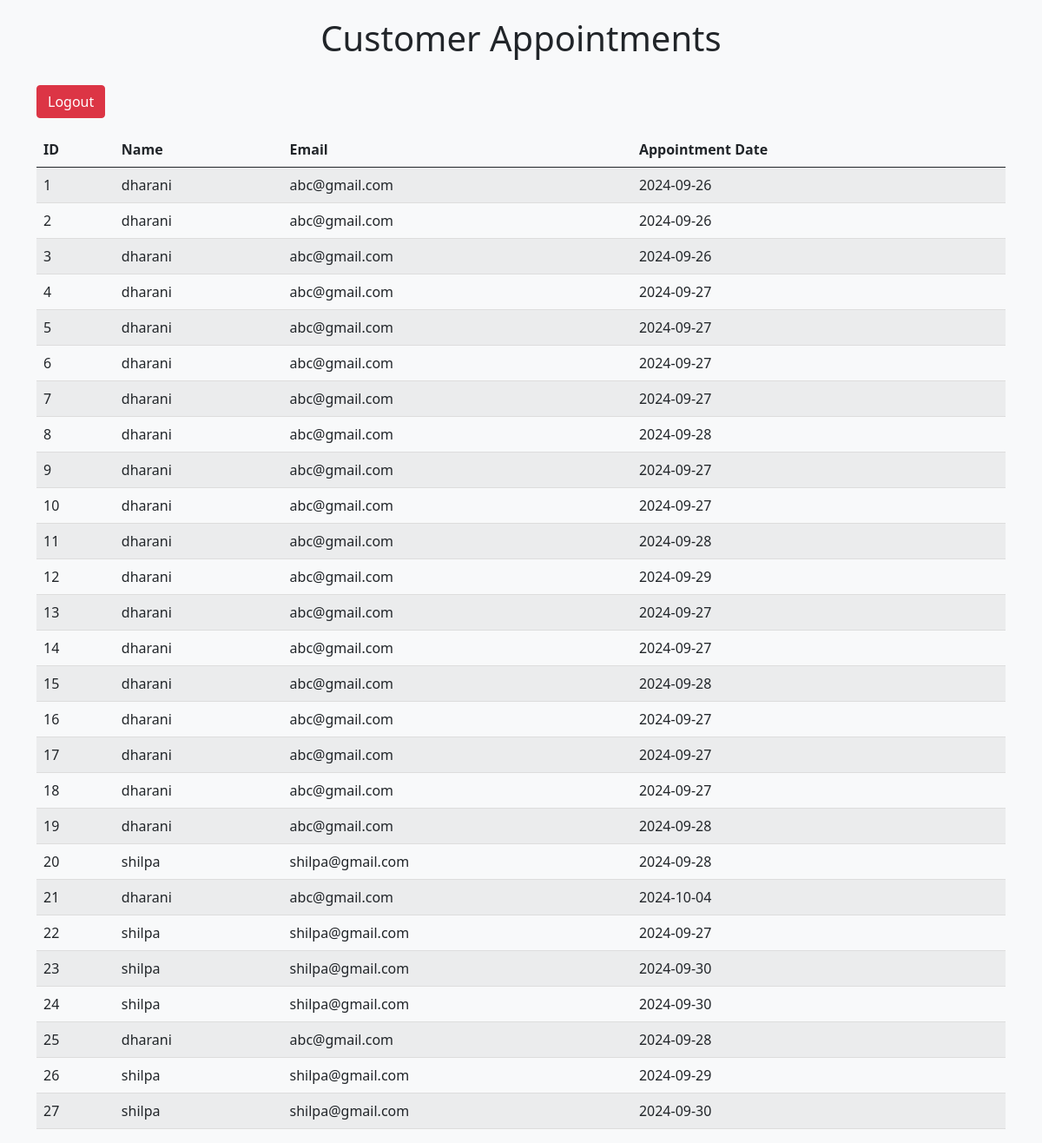
Screenshot of /result (signed in) with the database file from the repository.
### tables this page shows
CREATE TABLE users (
        id INTEGER PRIMARY KEY AUTOINCREMENT,
        name TEXT NOT NULL,
        mail TEXT NOT NULL,
        date TEXT NOT NULL
    );

### app.py (the view)
@app.route('/result')
def result():
    if not session.get('logged_in'):
        flash('u need to log in to access this page.')
        return redirect(url_for('login'))
    conn=sqlite3.connect('database.db')
    cursor=conn.cursor()
    cursor.execute('SELECT * from users')
    data=cursor.fetchall()
    conn.close()
    return render_template('result.html',data=data)

### templates/result.html (shortened to what this page needs)
<!DOCTYPE html>
<html lang="en">
<head>
    <link href="https://cdn.jsdelivr.net/npm/bootstrap@5.0.2/dist/css/bootstrap.min.css" rel="stylesheet">
</head>
<body>
    <div class="container">
        <h1>Customer Appointments</h1>
        <a href="/logout" class="btn btn-danger mb-3">Logout</a>
        <table class="table table-striped">
            <thead>
                <tr>
                    <th>ID</th>
                    <th>Name</th>
                    <th>Email</th>
                    <th>Appointment Date</th>
                </tr>
            </thead>
            <tbody>
                {% for row in data %}
                <tr>
                    <td>{{ row[0] }}</td>
                    <td>{{ row[1] }}</td>
                    <td>{{ row[2] }}</td>
                    <td>{{ row[3] }}</td>
                </tr>
                {% endfor %}
            </tbody>
        </table>
    </div>
</body>
</html>

### templates/result.html (style rules this page uses)
body { background-color: #f8f9fa; animation: fadeIn 1s ease; }
table { width: 100%; transition: transform 0.3s; }
th, td { padding: 15px; text-align: left; border-bottom: 1px solid #ddd; transition: background-color 0.3s; }
th { background-color: #f2f2f2; }
a { color: #007bff; text-decoration: none; }
.container { margin-top: 20px; }
h1 { text-align: center; margin-bottom: 20px; }
a.btn-danger { margin-top: 10px; }

### rows the page displays
users: id "1", name "dharani", mail "abc@gmail.com", date "2024-09-26"
users: id "2", name "dharani", mail "abc@gmail.com", date "2024-09-26"
users: id "3", name "dharani", mail "abc@gmail.com", date "2024-09-26"
users: id "4", name "dharani", mail "abc@gmail.com", date "2024-09-27"
users: id "5", name "dharani", mail "abc@gmail.com", date "2024-09-27"
users: id "6", name "dharani", mail "abc@gmail.com", date "2024-09-27"
users: id "7", name "dharani", mail "abc@gmail.com", date "2024-09-27"
users: id "8", name "dharani", mail "abc@gmail.com", date "2024-09-28"
users: id "9", name "dharani", mail "abc@gmail.com", date "2024-09-27"
users: id "10", name "dharani", mail "abc@gmail.com", date "2024-09-27"
users: id "11", name "dharani", mail "abc@gmail.com", date "2024-09-28"
users: id "12", name "dharani", mail "abc@gmail.com", date "2024-09-29"
users: id "13", name "dharani", mail "abc@gmail.com", date "2024-09-27"
users: id "14", name "dharani", mail "abc@gmail.com", date "2024-09-27"
users: id "15", name "dharani", mail "abc@gmail.com", date "2024-09-28"
users: id "16", name "dharani", mail "abc@gmail.com", date "2024-09-27"
users: id "17", name "dharani", mail "abc@gmail.com", date "2024-09-27"
users: id "18", name "dharani", mail "abc@gmail.com", date "2024-09-27"
users: id "19", name "dharani", mail "abc@gmail.com", date "2024-09-28"
users: id "20", name "shilpa", mail "shilpa@gmail.com", date "2024-09-28"
users: id "21", name "dharani", mail "abc@gmail.com", date "2024-10-04"
users: id "22", name "shilpa", mail "shilpa@gmail.com", date "2024-09-27"
users: id "23", name "shilpa", mail "shilpa@gmail.com", date "2024-09-30"
users: id "24", name "shilpa", mail "shilpa@gmail.com", date "2024-09-30"
users: id "25", name "dharani", mail "abc@gmail.com", date "2024-09-28"
users: id "26", name "shilpa", mail "shilpa@gmail.com", date "2024-09-29"
users: id "27", name "shilpa", mail "shilpa@gmail.com", date "2024-09-30"
